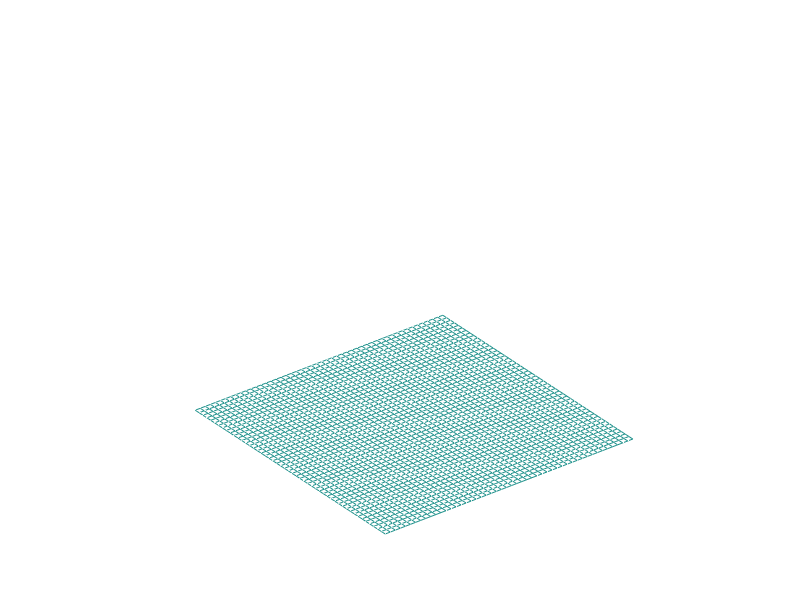

Source code (MATLAB): (Note: this script raises an error after producing the figure.)
ukuran_baris = 50;
ukuran_kolom = 50;
tanah = zeros(ukuran_baris,ukuran_kolom);
interval = 1; %untuk skala pohonnya. jarak antar titik berapa meter
barisMatriksPohon=20; %baris kolom titik pohon
kolomMatriksPohon=20;

tinggiPohon=0; %ketinggian batang pohon

f=figure();
mesh(tanah);
hold on;

axis([1 ukuran_baris 1 ukuran_kolom 0 ukuran_kolom-1]); % membuat box dimana interval baris kolom dan tingginya sama, ketinggian mulai dari 0
axis vis3d; %cari dokumentasinya. ini agar tampilan kaku waktu dirender tidak benjut
axis off; %mematikan grid garis2 nya

generatePohon(barisMatriksPohon,kolomMatriksPohon,tinggiPohon, interval, f);